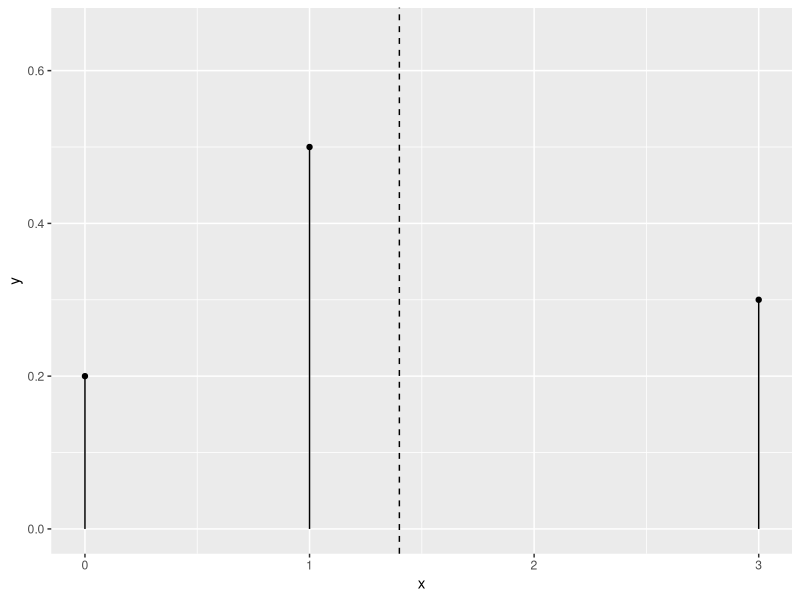
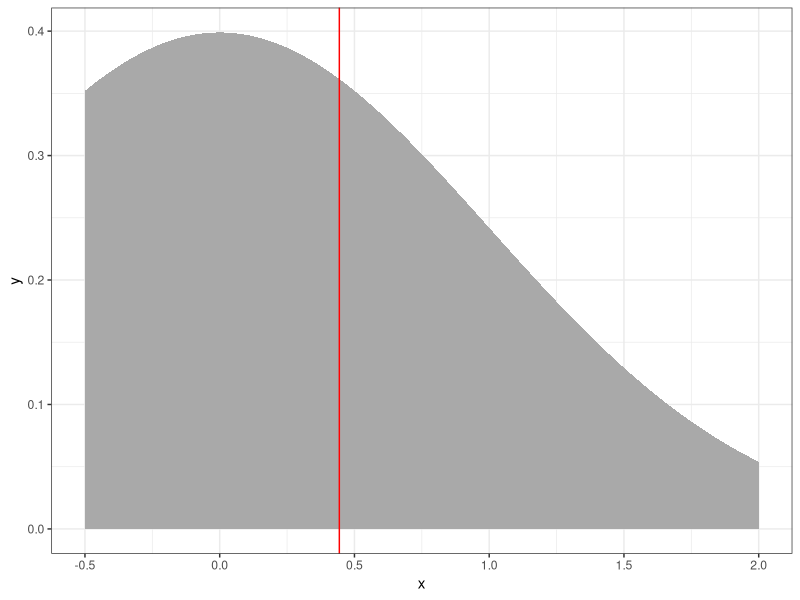

The R source for these figures, in order:
## ---- chunk 1
library(tidyverse)
knitr::opts_chunk$set(fig.height=5, fig.width=8.5, fig.align="center", warning = F, message = F)
## ---- chunk 2
dat <- tibble(x = c(0, 0, 1, 1, 3, 3), y = c(0, .2, 0, .5, 0, .3), item = c(1, 1, 2, 2, 3, 3), type = rep(c("bottom", "top"), 3)) 

dat|> 
  ggplot(aes(x = x, y = y, group = item)) + 
  geom_line() + 
  geom_point(data = filter(dat, type == "top")) + 
  expand_limits(y = .65) +
  geom_vline(xintercept = .5*1 + .3*3, lty = 2)
## ---- chunk 3
x <- c(0, 0, 1, 1, 1, 1, 1, 3, 3, 3)
mean(x)
## ---- chunk 4
xs <- seq(-.5, 2, by =.01)
ys <- dnorm(xs)

# get expectation numerically -- two options

# weighted sum of xs in my sequence
ex1 <- sum(xs*ys)/sum(ys)

# average of a sample
x_samp0 <- rnorm(100000)
x_samp <- x_samp0[x_samp0 > -.5 & x_samp0 < 2]
ex2 <- mean(x_samp)

# plot it
tibble(x = c(-.5, xs, 2), y = c(0, ys, 0)) |> 
  ggplot(aes(x = x, y = y)) + 
  geom_polygon(fill = "darkgray") + 
  theme_bw() + 
  geom_vline(xintercept = ex1, col = "red") # +
  # geom_vline(xintercept = ex2, col = "blue") # 

